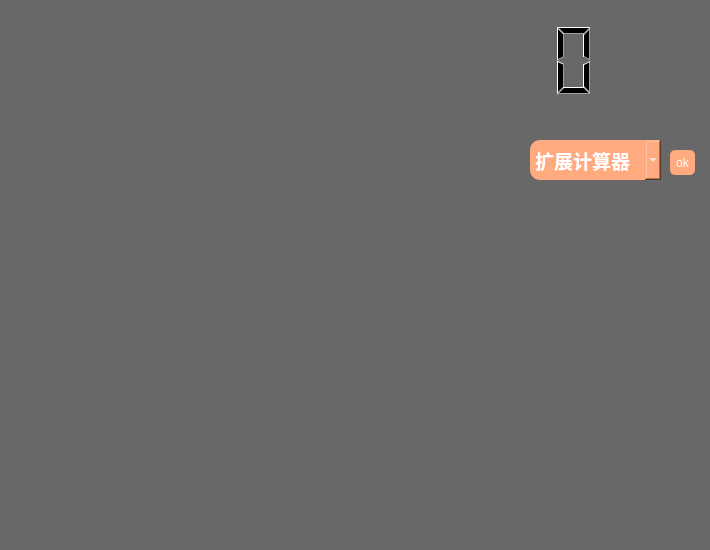
  <widget class="QWidget" name="ok" native="true">
   <property name="geometry">
    <rect>
     <x>20</x>
     <y>20</y>
     <width>710</width>
     <height>550</height>
    </rect>
   </property>
   <property name="styleSheet">
    <string notr="true">background-color: rgb(104, 104, 104)</string>
   </property>
   <widget class="QLCDNumber" name="lcd">
    <property name="enabled">
     <bool>true</bool>
    </property>
    <property name="geometry">
     <rect>
      <x>0</x>
      <y>10</y>
      <width>601</width>
      <height>101</height>
     </rect>
    </property>
    <property name="styleSheet">
     <string notr="true"/>
    </property>
    <property name="frameShape">
     <enum>QFrame::NoFrame</enum>
    </property>
    <property name="digitCount">
     <number>15</number>
    </property>
    <property name="mode">
     <enum>QLCDNumber::Dec</enum>
    </property>
   </widget>
   <widget class="QComboBox" name="comboBox">
    <property name="geometry">
     <rect>
      <x>530</x>
      <y>140</y>
      <width>131</width>
      <height>40</height>
     </rect>
    </property>
    <property name="font">
     <font>
      <pointsize>14</pointsize>
      <weight>75</weight>
      <italic>false</italic>
      <bold>true</bold>
      <strikeout>false</strikeout>
      <kerning>false</kerning>
     </font>
    </property>
    <property name="styleSheet">
     <string notr="true">background-color: rgb(255, 170, 127);
color: rgb(255, 255, 255);
border-radius:10px;

</string>
    </property>
    <item>
     <property name="text">
      <string>扩展计算器</string>
     </property>
    </item>
    <item>
     <property name="text">
      <string>胎儿体重计算器</string>
     </property>
    </item>
    <item>
     <property name="text">
      <string>绩点计算器</string>
     </property>
    </item>
    <item>
     <property name="text">
      <string>养老金计算器</string>
     </property>
    </item>
    <item>
     <property name="text">
      <string>贷款计算器</string>
     </property>
    </item>
    <item>
     <property name="text">
      <string>个税计算器</string>
     </property>
    </item>
    <item>
     <property name="text">
      <string>BMI计算器</string>
     </property>
    </item>
   </widget>
   <widget class="QPushButton" name="pushButton">
    <property name="geometry">
     <rect>
      <x>670</x>
      <y>150</y>
      <width>25</width>
      <height>25</height>
     </rect>
    </property>
    <property name="styleSheet">
     <string notr="true">color: rgb(255, 255, 255);
background-color: rgb(255, 170, 127);
border-radius:5px;
</string>
    </property>
    <property name="text">
     <string>ok</string>
    </property>
   </widget>
  </widget>
